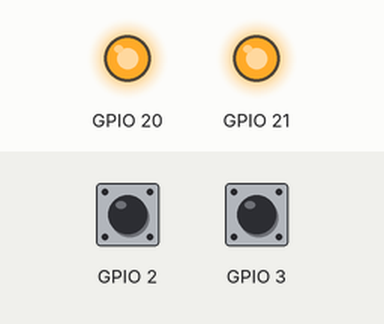
A program run on a simulated Raspberry Pi (BCM pin numbers). Shown: output pins drawn as LEDs (lit = HIGH). The test bench sets the inputs (shaded band); at power-on: GPIO 2 HIGH, GPIO 3 HIGH.

Above: at 1.2 s.
1.3 s: GPIO 2 pulled LOW for 0.15 s
At 1.37 s:
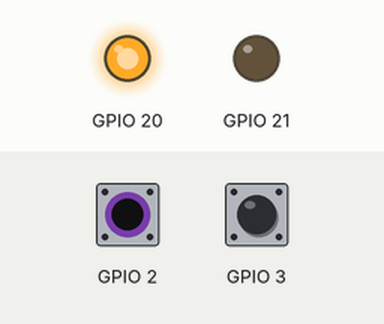
2.9 s: GPIO 3 pulled LOW for 0.15 s
At 2.97 s:
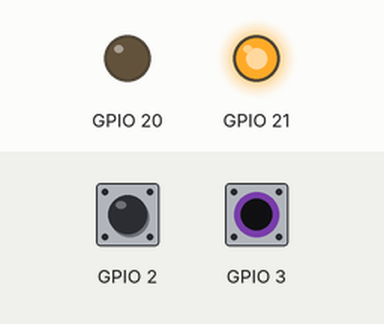
4.5 s: GPIO 3 pulled LOW for 3.2 s
At 8.9 s:
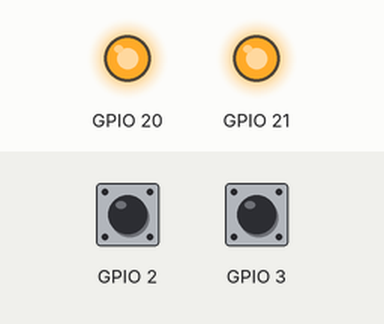
9.2 s: GPIO 2 pulled LOW for 3.2 s
At 10.2 s:
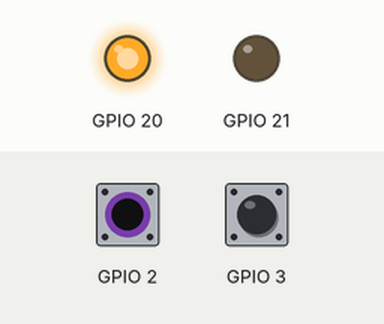
Timing chart, 0 to 13.9 s (numbered marks = the images above; inputs shaded):
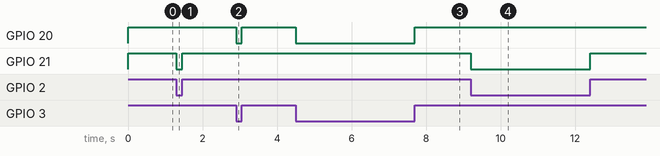

Measured:
- after the input at 1.3 s, GPIO 21: HIGH → LOW at once, → HIGH 0.15 s later
- after the input at 2.9 s, GPIO 20: HIGH → LOW at once, → HIGH 0.15 s later
- after the input at 4.5 s, GPIO 20: HIGH → LOW at once, → HIGH 3.2 s later
- after the input at 9.2 s, GPIO 21: HIGH → LOW at once, → HIGH 3.2 s later

The program:

test1.py
```python
import RPi.GPIO as IO
import time
IO.setwarnings(False)
IO.setmode(IO.BCM)

IO.setup(2,IO.IN) #GPIO 2 -> Kiri IR out
IO.setup(3,IO.IN) #GPIO 3 -> Kanan IR out

IO.setup(20,IO.OUT) #GPIO 4 -> Motor 1 terminal A
IO.setup(21,IO.OUT) #GPIO 14 -> Motor 1 terminal B

while 1:

    if(IO.input(2)==True and IO.input(3)==True): #both while move forward
        IO.output(20,True) #1A+
        IO.output(21,True) #1B-

    elif(IO.input(2)==False and IO.input(3)==True): #turn right
        IO.output(20,True) #1A+
        IO.output(21,False) #1B-

    elif(IO.input(2)==True and IO.input(3)==False): #turn left
        IO.output(20,False) #1A+
        IO.output(21,True) #1B-

    else:  #stay still
        IO.output(20,False) #1A+
        IO.output(21,False) #1B-
```
